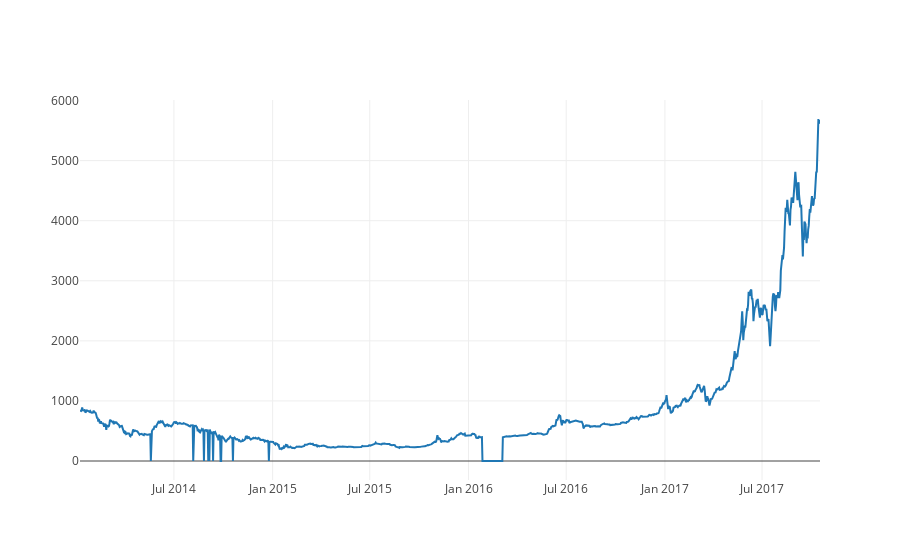

Source (notebook cell):
### Code cell
btc_trace = go.Scatter(x=data.index, y=data['Weighted Price'], name= 'Price')
py.iplot([btc_trace])

### Figure 1 — Plotly figure (JSON) as saved in the notebook; plotly's stock layout.template omitted (floating-point values rounded to 4 significant figures; data arrays with more than 128 entries replaced by an {"elided": "..."} marker saying what was removed)
{"data": [{"name": "Price", "type": "scatter", "x": {"elided": "1380 str values"}, "y": {"elided": "1380 float values"}}], "layout": {}}
